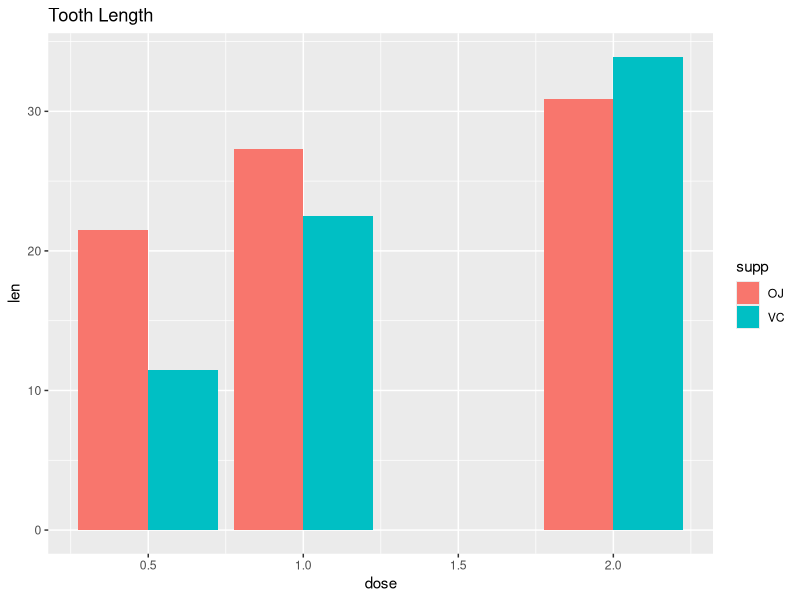

Recreate this plot in R. (Note: this script raises an error after producing the figure.)
## ---- chunk 1
knitr::opts_chunk$set(echo = TRUE, warning = FALSE, fig.align='center', fig.width=10)
library(plyr); library(dplyr)
library(ggplot2);
## ---- chunk 2
library("datasets")
data("ToothGrowth")
summary(ToothGrowth)
## ---- chunk 3
ojT <- ToothGrowth %>% filter(supp == "OJ") %>% select(len, dose)
vcT <- ToothGrowth %>% filter(supp == "VC") %>% select(len, dose)
## ---- chunk 4
summary(ojT)
## ---- chunk 5
summary(vcT)
## ---- chunk 6
ToothGrowth %>% ggplot(aes(x = dose, y = len, fill = supp)) +
      geom_bar(position = "dodge", stat = "identity") +
      labs(title = "Tooth Length ")
## ---- chunk 7
muOj <- mean(ojT$len)
muVc <- mean(vcT$len)

varOj <- var(ojT$len)
varVc <- var(vcT$len)

sdOj <- sd(ojT$len)
sdVc <- sd(vcT$len)
## ---- chunk 8
test <- t.test(ojT$len, vcT$len, paired = TRUE)
## ---- chunk 9
toothDose <- ToothGrowth %>% filter(dose == 1.0 | dose == 2.0)
test2 <- t.test(len~dose, paired = TRUE, data = toothDose)
